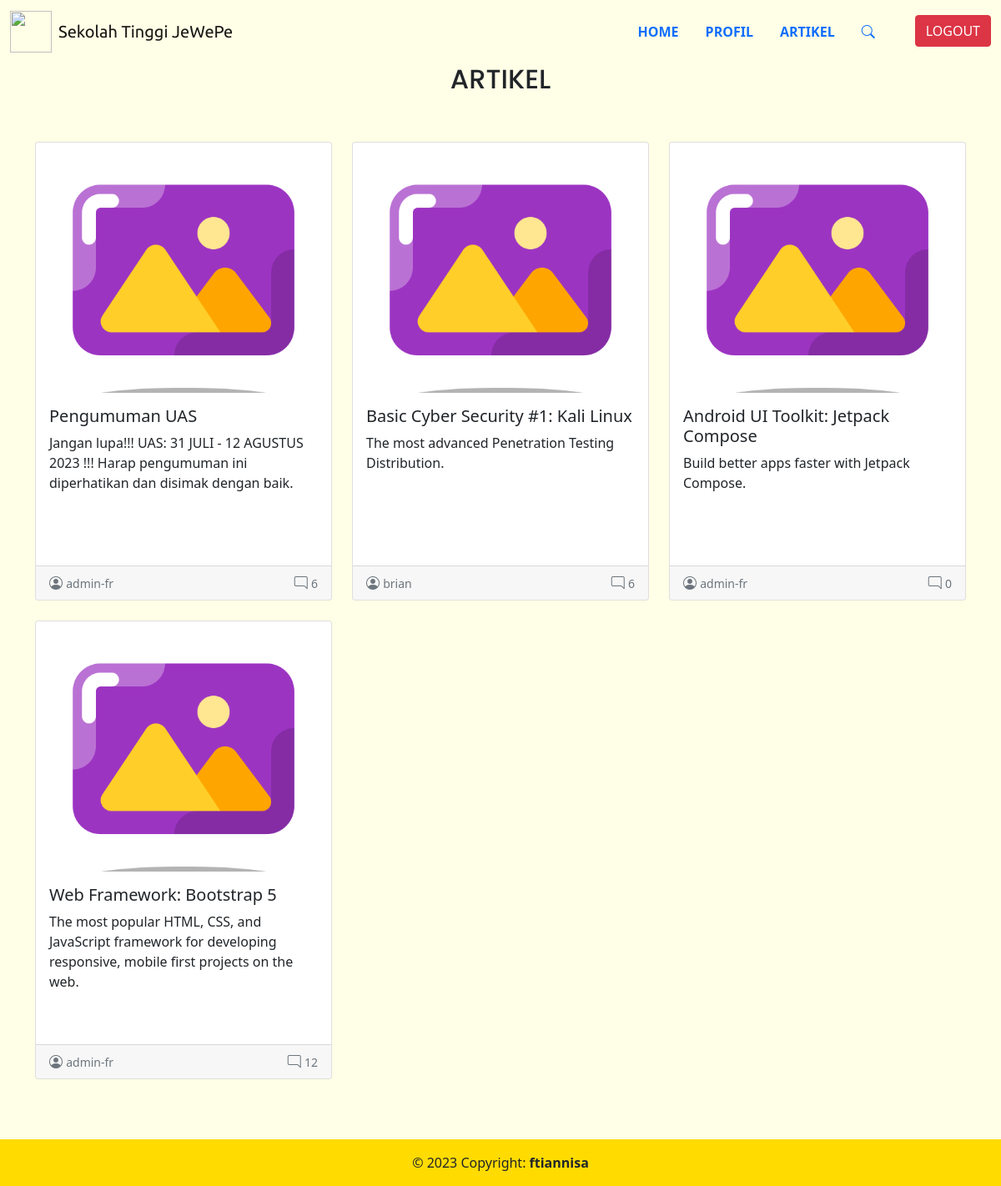
The app's page /artikel/index.php (signed in) with its own data.
### tables this page shows
CREATE TABLE `t_artikel` (
  `id_artikel` int(5) NOT NULL,
  `judul_artikel` varchar(100) NOT NULL,
  `isi_artikel` text NOT NULL,
  `gambar` text NOT NULL,
  `tanggal_posting` date NOT NULL DEFAULT current_timestamp(),
  `tanggal_edit` date NOT NULL DEFAULT current_timestamp(),
  `id_admin` int(5) NOT NULL,
  `status_komentar` tinyint(1) NOT NULL
);

### artikel/index.php (the view, shortened to what this page needs)
<?php
require_once '../templates/config/db_connection.php';
$query = "SELECT a.*, COUNT(k.id_komentar) AS jumlah_komentar, admin.nama FROM t_artikel AS a LEFT JOIN t_komentar AS k ON a.id_artikel = k.id_artikel INNER JOIN t_admin AS admin ON a.id_admin = admin.id_admin";
$query .= " GROUP BY a.id_artikel ORDER BY a.id_artikel DESC";
$stmt = $connection->prepare($query);
$stmt->execute();
$result = $stmt->get_result();
?>
<!DOCTYPE html>
<html lang="en">
<head>
    <link rel="stylesheet" href="../templates/css/style.css" />
    <link
      href="https://cdn.jsdelivr.net/npm/bootstrap@5.0.2/dist/css/bootstrap.min.css"
      rel="stylesheet"
    />
    <link
      href="https://cdn.jsdelivr.net/npm/bootstrap-icons@1.9.1/font/bootstrap-icons.css"
      rel="stylesheet"
    />
</head>
<body style="background-color: #fffee6">
    <?php
    include('../templates/header.php');
    ?>
    <div class="container mb-5">
      <div class="row">
        <div class="col-12 text-center mb-5">
          <h2 class="poppins">ARTIKEL</h2>
        </div>
      </div>
      <div class="row mb-5">
        <?php if ($result->num_rows > 0): ?>
        <?php foreach ($result as $row): ?>
        <div class="col-4 mb-4">
          <a href="detail.php?id_artikel=<?php echo $row['id_artikel']; ?>" class="text-decoration-none text-dark">
            <div class="card" style="height: 550px;">
              <img
                src="<?php echo $row['gambar']; ?>"
                class="card-img-top h-75"
                onerror="this.onerror=null; this.src='../templates/img/picture.png';"
                style="max-height: 300px;"
              />
              <div class="card-body">
                <h5 class="card-title"><?php echo $row['judul_artikel']; ?></h5>
                <p class="card-text">
                <?php
                $data = $row['isi_artikel'];
                $plaintext = strip_tags($data);
                $end_sentence = strpos($plaintext, '.');
                $end_sentence = ($end_sentence !== false) ? $end_sentence : strlen($plaintext);
                $first_sentence = substr($plaintext, 0, $end_sentence + 1);
                echo $first_sentence;
                ?>
                </p>
              </div>
              <div class="card-footer text-muted d-flex justify-content-between align-items-center">
                <div>
                  <i class="bi bi-person-circle"></i>
                  <small><?php echo $row['nama']; ?></small>
                </div>
                <div>
                  <i class="bi bi-chat-right"></i>
                  <small><?php echo $row['jumlah_komentar']; ?></small>
                </div>
              </div>
            </div>
          </a>
        </div>
        <?php endforeach; ?>
        <?php else: include('../templates/no_entry.php'); ?>
        <?php endif; ?>
      </div>
    </div>
    <?php
    include('../templates/footer.php');
    ?>
</body>
</html>

### templates/css/style.css (style rules this page uses)
img { object-fit: cover; }
.poppins { font-family: "Poppins", sans-serif; }
::placeholder { font-size: 16px; }

### records on screen
t_artikel: judul_artikel "Pengumuman UAS", isi_artikel "Jangan lupa!!! UAS: 31 JULI - 12 AGUSTUS 2023 !!! Harap pengumuman ini diperhatikan dan disimak dengan baik.", id_admin.nama "admin-fr", jumlah_komentar "6"
t_artikel: judul_artikel "Basic Cyber Security #1: Kali Linux", isi_artikel "The most advanced Penetration Testing Distribution.", id_admin.nama "brian", jumlah_komentar "6"
t_artikel: judul_artikel "Android UI Toolkit: Jetpack Compose", isi_artikel "Build better apps faster with Jetpack Compose.", id_admin.nama "admin-fr", jumlah_komentar "0"
t_artikel: judul_artikel "Web Framework: Bootstrap 5", isi_artikel "The most popular HTML, CSS, and JavaScript framework for developing responsive, mobile first projects on the web.", id_admin.nama "admin-fr", jumlah_komentar "12"

### other values on screen
$btnText "LOGOUT"
